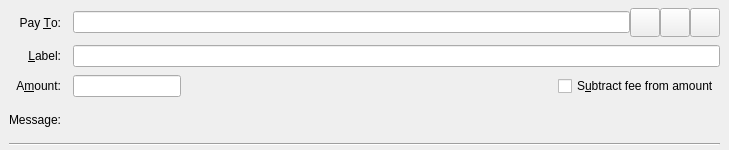
<?xml version="1.0" encoding="UTF-8"?>
<ui version="4.0">
 <class>SendCoinsEntry</class>
 <widget class="QStackedWidget" name="SendCoinsEntry">
  <property name="geometry">
   <rect>
    <x>0</x>
    <y>0</y>
    <width>729</width>
    <height>150</height>
   </rect>
  </property>
  <property name="focusPolicy">
   <enum>Qt::TabFocus</enum>
  </property>
  <property name="autoFillBackground">
   <bool>false</bool>
  </property>
  <widget class="QFrame" name="SendCoins">
   <property name="toolTip">
    <string>This is a normal payment.</string>
   </property>
   <property name="frameShape">
    <enum>QFrame::NoFrame</enum>
   </property>
   <layout class="QGridLayout" name="gridLayout">
    <property name="topMargin">
     <number>8</number>
    </property>
    <property name="bottomMargin">
     <number>4</number>
    </property>
    <property name="horizontalSpacing">
     <number>12</number>
    </property>
    <property name="verticalSpacing">
     <number>8</number>
    </property>
    <item row="0" column="0">
     <widget class="QLabel" name="payToLabel">
      <property name="text">
       <string>Pay &amp;To:</string>
      </property>
      <property name="alignment">
       <set>Qt::AlignRight|Qt::AlignTrailing|Qt::AlignVCenter</set>
      </property>
      <property name="buddy">
       <cstring>payTo</cstring>
      </property>
     </widget>
    </item>
    <item row="0" column="1">
     <layout class="QHBoxLayout" name="payToLayout">
      <property name="spacing">
       <number>0</number>
      </property>
      <item>
       <widget class="QValidatedLineEdit" name="payTo">
        <property name="toolTip">
         <string>The XFS address to send the payment to</string>
        </property>
       </widget>
      </item>
      <item>
       <widget class="QToolButton" name="addressBookButton">
        <property name="toolTip">
         <string>Choose previously used address</string>
        </property>
        <property name="text">
         <string/>
        </property>
        <property name="icon">
         <iconset resource="../bitcoin.qrc">
          <normaloff>:/icons/address-book</normaloff>:/icons/address-book</iconset>
        </property>
        <property name="iconSize">
         <size>
          <width>22</width>
          <height>22</height>
         </size>
        </property>
        <property name="shortcut">
         <string>Alt+A</string>
        </property>
       </widget>
      </item>
      <item>
       <widget class="QToolButton" name="pasteButton">
        <property name="toolTip">
         <string>Paste address from clipboard</string>
        </property>
        <property name="text">
         <string/>
        </property>
        <property name="icon">
         <iconset resource="../bitcoin.qrc">
          <normaloff>:/icons/editpaste</normaloff>:/icons/editpaste</iconset>
        </property>
        <property name="iconSize">
         <size>
          <width>22</width>
          <height>22</height>
         </size>
        </property>
        <property name="shortcut">
         <string>Alt+P</string>
        </property>
       </widget>
      </item>
      <item>
       <widget class="QToolButton" name="deleteButton">
        <property name="toolTip">
         <string>Remove this entry</string>
        </property>
        <property name="text">
         <string/>
        </property>
        <property name="icon">
         <iconset resource="../bitcoin.qrc">
          <normaloff>:/icons/remove</normaloff>:/icons/remove</iconset>
        </property>
        <property name="iconSize">
         <size>
          <width>22</width>
          <height>22</height>
         </size>
        </property>
       </widget>
      </item>
     </layout>
    </item>
    <item row="1" column="0">
     <widget class="QLabel" name="labellLabel">
      <property name="text">
       <string>&amp;Label:</string>
      </property>
      <property name="alignment">
       <set>Qt::AlignRight|Qt::AlignTrailing|Qt::AlignVCenter</set>
      </property>
      <property name="buddy">
       <cstring>addAsLabel</cstring>
      </property>
     </widget>
    </item>
    <item row="1" column="1">
     <widget class="QLineEdit" name="addAsLabel">
      <property name="toolTip">
       <string>Enter a label for this address to add it to the list of used addresses</string>
      </property>
     </widget>
    </item>
    <item row="2" column="0">
     <widget class="QLabel" name="amountLabel">
      <property name="text">
       <string>A&amp;mount:</string>
      </property>
      <property name="alignment">
       <set>Qt::AlignRight|Qt::AlignTrailing|Qt::AlignVCenter</set>
      </property>
      <property name="buddy">
       <cstring>payAmount</cstring>
      </property>
     </widget>
    </item>
    <item row="2" column="1">
     <layout class="QHBoxLayout" name="horizontalLayoutAmount" stretch="0,1">
      <item>
       <widget class="BitcoinAmountField" name="payAmount"/>
      </item>
      <item>
      <widget class="QLabel" name="messageLabel1">
      <property name="text">
         <string> </string>
        </property>
       </widget>
      </item>
      <item>
       <widget class="QCheckBox" name="checkboxSubtractFeeFromAmount">
        <property name="toolTip">
         <string>The fee will be deducted from the amount being sent. The recipient will receive less indexs than you enter in the amount field. If multiple recipients are selected, the fee is split equally.</string>
        </property>
        <property name="text">
         <string>S&amp;ubtract fee from amount</string>
        </property>
       </widget>
      </item>
     </layout>
    </item>
    <item row="3" column="0">
     <widget class="QLabel" name="messageLabel">
      <property name="text">
       <string>Message:</string>
      </property>
      <property name="alignment">
       <set>Qt::AlignRight|Qt::AlignTrailing|Qt::AlignVCenter</set>
      </property>
     </widget>
    </item>
    <item row="3" column="1">
     <widget class="QLabel" name="messageTextLabel">
      <property name="toolTip">
       <string>A message that was attached to the index: URI which will be stored with the transaction for your reference. Note: This message will not be sent over the XFS network.</string>
      </property>
      <property name="textFormat">
       <enum>Qt::PlainText</enum>
      </property>
     </widget>
    </item>
    <item row="4" column="0" colspan="2">
     <widget class="Line" name="line">
      <property name="orientation">
       <enum>Qt::Horizontal</enum>
      </property>
     </widget>
    </item>
   </layout>
  </widget>
  <widget class="QFrame" name="SendCoins_UnauthenticatedPaymentRequest">
   <property name="palette">
    <palette>
     <active>
      <colorrole role="WindowText">
       <brush brushstyle="SolidPattern">
        <color alpha="255">
         <red>0</red>
         <green>0</green>
         <blue>0</blue>
        </color>
       </brush>
      </colorrole>
      <colorrole role="Button">
       <brush brushstyle="SolidPattern">
        <color alpha="255">
         <red>255</red>
         <green>255</green>
         <blue>127</blue>
        </color>
       </brush>
      </colorrole>
      <colorrole role="Light">
       <brush brushstyle="SolidPattern">
        <color alpha="255">
         <red>255</red>
         <green>255</green>
         <blue>255</blue>
        </color>
       </brush>
      </colorrole>
      <colorrole role="Midlight">
       <brush brushstyle="SolidPattern">
        <color alpha="255">
         <red>255</red>
         <green>255</green>
         <blue>191</blue>
        </color>
       </brush>
      </colorrole>
      <colorrole role="Dark">
       <brush brushstyle="SolidPattern">
        <color alpha="255">
         <red>127</red>
         <green>127</green>
         <blue>63</blue>
        </color>
       </brush>
      </colorrole>
      <colorrole role="Mid">
       <brush brushstyle="SolidPattern">
        <color alpha="255">
         <red>170</red>
         <green>170</green>
         <blue>84</blue>
        </color>
       </brush>
      </colorrole>
      <colorrole role="Text">
       <brush brushstyle="SolidPattern">
        <color alpha="255">
         <red>0</red>
         <green>0</green>
         <blue>0</blue>
        </color>
       </brush>
      </colorrole>
      <colorrole role="BrightText">
       <brush brushstyle="SolidPattern">
        <color alpha="255">
         <red>255</red>
         <green>255</green>
         <blue>255</blue>
        </color>
       </brush>
      </colorrole>
      <colorrole role="ButtonText">
       <brush brushstyle="SolidPattern">
        <color alpha="255">
         <red>0</red>
         <green>0</green>
         <blue>0</blue>
        </color>
       </brush>
      </colorrole>
      <colorrole role="Base">
       <brush brushstyle="SolidPattern">
        <color alpha="255">
         <red>255</red>
         <green>255</green>
         <blue>255</blue>
        </color>
       </brush>
      </colorrole>
      <colorrole role="Window">
       <brush brushstyle="SolidPattern">
        <color alpha="255">
         <red>255</red>
         <green>255</green>
         <blue>127</blue>
        </color>
       </brush>
      </colorrole>
      <colorrole role="Shadow">
       <brush brushstyle="SolidPattern">
        <color alpha="255">
         <red>0</red>
         <green>0</green>
         <blue>0</blue>
        </color>
       </brush>
      </colorrole>
      <colorrole role="AlternateBase">
       <brush brushstyle="SolidPattern">
        <color alpha="255">
         <red>255</red>
         <green>255</green>
         <blue>191</blue>
        </color>
       </brush>
      </colorrole>
      <colorrole role="ToolTipBase">
       <brush brushstyle="SolidPattern">
        <color alpha="255">
         <red>255</red>
         <green>255</green>
         <blue>220</blue>
        </color>
       </brush>
      </colorrole>
      <colorrole role="ToolTipText">
       <brush brushstyle="SolidPattern">
        <color alpha="255">
         <red>0</red>
         <green>0</green>
         <blue>0</blue>
        </color>
       </brush>
      </colorrole>
     </active>
     <inactive>
      <colorrole role="WindowText">
       <brush brushstyle="SolidPattern">
        <color alpha="255">
         <red>0</red>
         <green>0</green>
         <blue>0</blue>
        </color>
       </brush>
      </colorrole>
      <colorrole role="Button">
       <brush brushstyle="SolidPattern">
        <color alpha="255">
         <red>255</red>
         <green>255</green>
         <blue>127</blue>
        </color>
       </brush>
      </colorrole>
      <colorrole role="Light">
       <brush brushstyle="SolidPattern">
        <color alpha="255">
         <red>255</red>
         <green>255</green>
         <blue>255</blue>
        </color>
       </brush>
      </colorrole>
      <colorrole role="Midlight">
       <brush brushstyle="SolidPattern">
        <color alpha="255">
         <red>255</red>
         <green>255</green>
         <blue>191</blue>
        </color>
       </brush>
      </colorrole>
      <colorrole role="Dark">
       <brush brushstyle="SolidPattern">
        <color alpha="255">
         <red>127</red>
         <green>127</green>
         <blue>63</blue>
        </color>
       </brush>
      </colorrole>
      <colorrole role="Mid">
       <brush brushstyle="SolidPattern">
        <color alpha="255">
         <red>170</red>
         <green>170</green>
         <blue>84</blue>
        </color>
       </brush>
      </colorrole>
      <colorrole role="Text">
       <brush brushstyle="SolidPattern">
        <color alpha="255">
         <red>0</red>
         <green>0</green>
         <blue>0</blue>
        </color>
       </brush>
      </colorrole>
      <colorrole role="BrightText">
       <brush brushstyle="SolidPattern">
        <color alpha="255">
         <red>255</red>
         <green>255</green>
         <blue>255</blue>
        </color>
       </brush>
      </colorrole>
      <colorrole role="ButtonText">
       <brush brushstyle="SolidPattern">
        <color alpha="255">
         <red>0</red>
         <green>0</green>
         <blue>0</blue>
        </color>
       </brush>
      </colorrole>
      <colorrole role="Base">
       <brush brushstyle="SolidPattern">
        <color alpha="255">
         <red>255</red>
         <green>255</green>
         <blue>255</blue>
        </color>
       </brush>
      </colorrole>
      <colorrole role="Window">
       <brush brushstyle="SolidPattern">
        <color alpha="255">
         <red>255</red>
         <green>255</green>
         <blue>127</blue>
        </color>
       </brush>
      </colorrole>
      <colorrole role="Shadow">
       <brush brushstyle="SolidPattern">
        <color alpha="255">
         <red>0</red>
         <green>0</green>
         <blue>0</blue>
        </color>
       </brush>
      </colorrole>
      <colorrole role="AlternateBase">
       <brush brushstyle="SolidPattern">
        <color alpha="255">
         <red>255</red>
         <green>255</green>
         <blue>191</blue>
        </color>
       </brush>
      </colorrole>
      <colorrole role="ToolTipBase">
       <brush brushstyle="SolidPattern">
        <color alpha="255">
         <red>255</red>
         <green>255</green>
         <blue>220</blue>
        </color>
       </brush>
      </colorrole>
      <colorrole role="ToolTipText">
       <brush brushstyle="SolidPattern">
        <color alpha="255">
         <red>0</red>
         <green>0</green>
         <blue>0</blue>
        </color>
       </brush>
      </colorrole>
     </inactive>
     <disabled>
      <colorrole role="WindowText">
       <brush brushstyle="SolidPattern">
        <color alpha="255">
         <red>127</red>
         <green>127</green>
         <blue>63</blue>
        </color>
       </brush>
      </colorrole>
      <colorrole role="Button">
       <brush brushstyle="SolidPattern">
        <color alpha="255">
         <red>255</red>
         <green>255</green>
         <blue>127</blue>
        </color>
       </brush>
      </colorrole>
      <colorrole role="Light">
       <brush brushstyle="SolidPattern">
        <color alpha="255">
         <red>255</red>
         <green>255</green>
         <blue>255</blue>
        </color>
       </brush>
      </colorrole>
      <colorrole role="Midlight">
       <brush brushstyle="SolidPattern">
        <color alpha="255">
         <red>255</red>
         <green>255</green>
         <blue>191</blue>
        </color>
       </brush>
      </colorrole>
      <colorrole role="Dark">
       <brush brushstyle="SolidPattern">
        <color alpha="255">
         <red>127</red>
         <green>127</green>
         <blue>63</blue>
        </color>
       </brush>
      </colorrole>
      <colorrole role="Mid">
       <brush brushstyle="SolidPattern">
        <color alpha="255">
         <red>170</red>
         <green>170</green>
         <blue>84</blue>
        </color>
       </brush>
      </colorrole>
      <colorrole role="Text">
       <brush brushstyle="SolidPattern">
        <color alpha="255">
         <red>127</red>
         <green>127</green>
         <blue>63</blue>
        </color>
       </brush>
      </colorrole>
      <colorrole role="BrightText">
       <brush brushstyle="SolidPattern">
        <color alpha="255">
         <red>255</red>
         <green>255</green>
         <blue>255</blue>
        </color>
       </brush>
      </colorrole>
      <colorrole role="ButtonText">
       <brush brushstyle="SolidPattern">
        <color alpha="255">
         <red>127</red>
         <green>127</green>
         <blue>63</blue>
        </color>
       </brush>
      </colorrole>
      <colorrole role="Base">
       <brush brushstyle="SolidPattern">
        <color alpha="255">
         <red>255</red>
         <green>255</green>
         <blue>127</blue>
        </color>
       </brush>
      </colorrole>
      <colorrole role="Window">
       <brush brushstyle="SolidPattern">
        <color alpha="255">
         <red>255</red>
         <green>255</green>
         <blue>127</blue>
        </color>
       </brush>
      </colorrole>
      <colorrole role="Shadow">
       <brush brushstyle="SolidPattern">
        <color alpha="255">
         <red>0</red>
         <green>0</green>
         <blue>0</blue>
        </color>
       </brush>
      </colorrole>
      <colorrole role="AlternateBase">
       <brush brushstyle="SolidPattern">
        <color alpha="255">
         <red>255</red>
         <green>255</green>
         <blue>127</blue>
        </color>
       </brush>
      </colorrole>
      <colorrole role="ToolTipBase">
       <brush brushstyle="SolidPattern">
        <color alpha="255">
         <red>255</red>
         <green>255</green>
         <blue>220</blue>
        </color>
       </brush>
      </colorrole>
      <colorrole role="ToolTipText">
       <brush brushstyle="SolidPattern">
        <color alpha="255">
         <red>0</red>
         <green>0</green>
         <blue>0</blue>
        </color>
       </brush>
      </colorrole>
     </disabled>
    </palette>
   </property>
   <property name="toolTip">
    <string>This is an unauthenticated payment request.</string>
   </property>
   <property name="autoFillBackground">
    <bool>true</bool>
   </property>
   <property name="frameShape">
    <enum>QFrame::NoFrame</enum>
   </property>
   <layout class="QGridLayout" name="gridLayout_is">
    <property name="spacing">
     <number>12</number>
    </property>
    <item row="0" column="0">
     <widget class="QLabel" name="payToLabel_is">
      <property name="text">
       <string>Pay To:</string>
      </property>
      <property name="alignment">
       <set>Qt::AlignRight|Qt::AlignTrailing|Qt::AlignVCenter</set>
      </property>
     </widget>
    </item>
    <item row="0" column="1">
     <layout class="QHBoxLayout" name="payToLayout_is">
      <property name="spacing">
       <number>0</number>
      </property>
      <item>
       <widget class="QLabel" name="payTo_is"/>
      </item>
      <item>
       <widget class="QToolButton" name="deleteButton_is">
        <property name="toolTip">
         <string>Remove this entry</string>
        </property>
        <property name="text">
         <string/>
        </property>
        <property name="icon">
         <iconset resource="../bitcoin.qrc">
          <normaloff>:/icons/remove</normaloff>:/icons/remove</iconset>
        </property>
       </widget>
      </item>
     </layout>
    </item>
    <item row="1" column="0">
     <widget class="QLabel" name="memoLabel_is">
      <property name="text">
       <string>Memo:</string>
      </property>
      <property name="alignment">
       <set>Qt::AlignRight|Qt::AlignTrailing|Qt::AlignVCenter</set>
      </property>
     </widget>
    </item>
    <item row="1" column="1">
     <widget class="QLabel" name="memoTextLabel_is">
      <property name="textFormat">
       <enum>Qt::PlainText</enum>
      </property>
     </widget>
    </item>
    <item row="2" column="0">
     <widget class="QLabel" name="amountLabel_is">
      <property name="text">
       <string>A&amp;mount:</string>
      </property>
      <property name="alignment">
       <set>Qt::AlignRight|Qt::AlignTrailing|Qt::AlignVCenter</set>
      </property>
      <property name="buddy">
       <cstring>payAmount_is</cstring>
      </property>
     </widget>
    </item>
    <item row="2" column="1">
     <widget class="BitcoinAmountField" name="payAmount_is">
      <property name="acceptDrops">
       <bool>false</bool>
      </property>
     </widget>
    </item>
   </layout>
  </widget>
  <widget class="QFrame" name="SendCoins_AuthenticatedPaymentRequest">
   <property name="palette">
    <palette>
     <active>
      <colorrole role="WindowText">
       <brush brushstyle="SolidPattern">
        <color alpha="255">
         <red>0</red>
         <green>0</green>
         <blue>0</blue>
        </color>
       </brush>
      </colorrole>
      <colorrole role="Button">
       <brush brushstyle="SolidPattern">
        <color alpha="255">
         <red>140</red>
         <green>232</green>
         <blue>119</blue>
        </color>
       </brush>
      </colorrole>
      <colorrole role="Light">
       <brush brushstyle="SolidPattern">
        <color alpha="255">
         <red>230</red>
         <green>255</green>
         <blue>224</blue>
        </color>
       </brush>
      </colorrole>
      <colorrole role="Midlight">
       <brush brushstyle="SolidPattern">
        <color alpha="255">
         <red>185</red>
         <green>243</green>
         <blue>171</blue>
        </color>
       </brush>
      </colorrole>
      <colorrole role="Dark">
       <brush brushstyle="SolidPattern">
        <color alpha="255">
         <red>70</red>
         <green>116</green>
         <blue>59</blue>
        </color>
       </brush>
      </colorrole>
      <colorrole role="Mid">
       <brush brushstyle="SolidPattern">
        <color alpha="255">
         <red>93</red>
         <green>155</green>
         <blue>79</blue>
        </color>
       </brush>
      </colorrole>
      <colorrole role="Text">
       <brush brushstyle="SolidPattern">
        <color alpha="255">
         <red>0</red>
         <green>0</green>
         <blue>0</blue>
        </color>
       </brush>
      </colorrole>
      <colorrole role="BrightText">
       <brush brushstyle="SolidPattern">
        <color alpha="255">
         <red>155</red>
         <green>255</green>
         <blue>147</blue>
        </color>
       </brush>
      </colorrole>
      <colorrole role="ButtonText">
       <brush brushstyle="SolidPattern">
        <color alpha="255">
         <red>0</red>
         <green>0</green>
         <blue>0</blue>
        </color>
       </brush>
      </colorrole>
      <colorrole role="Base">
       <brush brushstyle="SolidPattern">
        <color alpha="255">
         <red>119</red>
         <green>255</green>
         <blue>233</blue>
        </color>
       </brush>
      </colorrole>
      <colorrole role="Window">
       <brush brushstyle="SolidPattern">
        <color alpha="255">
         <red>140</red>
         <green>232</green>
         <blue>119</blue>
        </color>
       </brush>
      </colorrole>
      <colorrole role="Shadow">
       <brush brushstyle="SolidPattern">
        <color alpha="255">
         <red>0</red>
         <green>0</green>
         <blue>0</blue>
        </color>
       </brush>
      </colorrole>
      <colorrole role="AlternateBase">
       <brush brushstyle="SolidPattern">
        <color alpha="255">
         <red>197</red>
         <green>243</green>
         <blue>187</blue>
        </color>
       </brush>
      </colorrole>
      <colorrole role="NoRole">
       <brush brushstyle="SolidPattern">
        <color alpha="255">
         <red>125</red>
         <green>194</green>
         <blue>122</blue>
        </color>
       </brush>
      </colorrole>
      <colorrole role="ToolTipBase">
       <brush brushstyle="SolidPattern">
        <color alpha="255">
         <red>255</red>
         <green>255</green>
         <blue>220</blue>
        </color>
       </brush>
      </colorrole>
      <colorrole role="ToolTipText">
       <brush brushstyle="SolidPattern">
        <color alpha="255">
         <red>0</red>
         <green>0</green>
         <blue>0</blue>
        </color>
       </brush>
      </colorrole>
     </active>
     <inactive>
      <colorrole role="WindowText">
       <brush brushstyle="SolidPattern">
        <color alpha="255">
         <red>0</red>
         <green>0</green>
         <blue>0</blue>
        </color>
       </brush>
      </colorrole>
      <colorrole role="Button">
       <brush brushstyle="SolidPattern">
        <color alpha="255">
         <red>140</red>
         <green>232</green>
         <blue>119</blue>
        </color>
       </brush>
      </colorrole>
      <colorrole role="Light">
       <brush brushstyle="SolidPattern">
        <color alpha="255">
         <red>230</red>
         <green>255</green>
         <blue>224</blue>
        </color>
       </brush>
      </colorrole>
      <colorrole role="Midlight">
       <brush brushstyle="SolidPattern">
        <color alpha="255">
         <red>185</red>
         <green>243</green>
         <blue>171</blue>
        </color>
       </brush>
      </colorrole>
      <colorrole role="Dark">
       <brush brushstyle="SolidPattern">
        <color alpha="255">
         <red>70</red>
         <green>116</green>
         <blue>59</blue>
        </color>
       </brush>
      </colorrole>
      <colorrole role="Mid">
       <brush brushstyle="SolidPattern">
        <color alpha="255">
         <red>93</red>
         <green>155</green>
         <blue>79</blue>
        </color>
       </brush>
      </colorrole>
      <colorrole role="Text">
       <brush brushstyle="SolidPattern">
        <color alpha="255">
         <red>0</red>
         <green>0</green>
         <blue>0</blue>
        </color>
       </brush>
      </colorrole>
      <colorrole role="BrightText">
       <brush brushstyle="SolidPattern">
        <color alpha="255">
         <red>155</red>
         <green>255</green>
         <blue>147</blue>
        </color>
       </brush>
      </colorrole>
      <colorrole role="ButtonText">
       <brush brushstyle="SolidPattern">
        <color alpha="255">
         <red>0</red>
         <green>0</green>
         <blue>0</blue>
        </color>
       </brush>
      </colorrole>
      <colorrole role="Base">
       <brush brushstyle="SolidPattern">
        <color alpha="255">
         <red>119</red>
         <green>255</green>
         <blue>233</blue>
        </color>
       </brush>
      </colorrole>
      <colorrole role="Window">
       <brush brushstyle="SolidPattern">
        <color alpha="255">
         <red>140</red>
         <green>232</green>
         <blue>119</blue>
        </color>
       </brush>
      </colorrole>
      <colorrole role="Shadow">
       <brush brushstyle="SolidPattern">
        <color alpha="255">
         <red>0</red>
         <green>0</green>
         <blue>0</blue>
        </color>
       </brush>
      </colorrole>
      <colorrole role="AlternateBase">
       <brush brushstyle="SolidPattern">
        <color alpha="255">
         <red>197</red>
         <green>243</green>
         <blue>187</blue>
        </color>
       </brush>
      </colorrole>
      <colorrole role="NoRole">
       <brush brushstyle="SolidPattern">
        <color alpha="255">
         <red>125</red>
         <green>194</green>
         <blue>122</blue>
        </color>
       </brush>
      </colorrole>
      <colorrole role="ToolTipBase">
       <brush brushstyle="SolidPattern">
        <color alpha="255">
         <red>255</red>
         <green>255</green>
         <blue>220</blue>
        </color>
       </brush>
      </colorrole>
      <colorrole role="ToolTipText">
       <brush brushstyle="SolidPattern">
        <color alpha="255">
         <red>0</red>
         <green>0</green>
         <blue>0</blue>
        </color>
       </brush>
      </colorrole>
     </inactive>
     <disabled>
      <colorrole role="WindowText">
       <brush brushstyle="SolidPattern">
        <color alpha="255">
         <red>70</red>
         <green>116</green>
         <blue>59</blue>
        </color>
       </brush>
      </colorrole>
      <colorrole role="Button">
       <brush brushstyle="SolidPattern">
        <color alpha="255">
         <red>140</red>
         <green>232</green>
         <blue>119</blue>
        </color>
       </brush>
      </colorrole>
      <colorrole role="Light">
       <brush brushstyle="SolidPattern">
        <color alpha="255">
         <red>230</red>
         <green>255</green>
         <blue>224</blue>
        </color>
       </brush>
      </colorrole>
      <colorrole role="Midlight">
       <brush brushstyle="SolidPattern">
        <color alpha="255">
         <red>185</red>
         <green>243</green>
         <blue>171</blue>
        </color>
       </brush>
      </colorrole>
      <colorrole role="Dark">
       <brush brushstyle="SolidPattern">
        <color alpha="255">
         <red>70</red>
         <green>116</green>
         <blue>59</blue>
        </color>
       </brush>
      </colorrole>
      <colorrole role="Mid">
       <brush brushstyle="SolidPattern">
        <color alpha="255">
         <red>93</red>
         <green>155</green>
         <blue>79</blue>
        </color>
       </brush>
      </colorrole>
      <colorrole role="Text">
       <brush brushstyle="SolidPattern">
        <color alpha="255">
         <red>70</red>
         <green>116</green>
         <blue>59</blue>
        </color>
       </brush>
      </colorrole>
      <colorrole role="BrightText">
       <brush brushstyle="SolidPattern">
        <color alpha="255">
         <red>155</red>
         <green>255</green>
         <blue>147</blue>
        </color>
       </brush>
      </colorrole>
      <colorrole role="ButtonText">
       <brush brushstyle="SolidPattern">
        <color alpha="255">
         <red>70</red>
         <green>116</green>
         <blue>59</blue>
        </color>
       </brush>
      </colorrole>
      <colorrole role="Base">
       <brush brushstyle="SolidPattern">
        <color alpha="255">
         <red>140</red>
         <green>232</green>
         <blue>119</blue>
        </color>
       </brush>
      </colorrole>
      <colorrole role="Window">
       <brush brushstyle="SolidPattern">
        <color alpha="255">
         <red>140</red>
         <green>232</green>
         <blue>119</blue>
        </color>
       </brush>
      </colorrole>
      <colorrole role="Shadow">
       <brush brushstyle="SolidPattern">
        <color alpha="255">
         <red>0</red>
         <green>0</green>
         <blue>0</blue>
        </color>
       </brush>
      </colorrole>
      <colorrole role="AlternateBase">
       <brush brushstyle="SolidPattern">
        <color alpha="255">
         <red>140</red>
         <green>232</green>
         <blue>119</blue>
        </color>
       </brush>
      </colorrole>
      <colorrole role="NoRole">
       <brush brushstyle="SolidPattern">
        <color alpha="255">
         <red>125</red>
         <green>194</green>
         <blue>122</blue>
        </color>
       </brush>
      </colorrole>
      <colorrole role="ToolTipBase">
       <brush brushstyle="SolidPattern">
        <color alpha="255">
         <red>255</red>
         <green>255</green>
         <blue>220</blue>
        </color>
       </brush>
      </colorrole>
      <colorrole role="ToolTipText">
       <brush brushstyle="SolidPattern">
        <color alpha="255">
         <red>0</red>
         <green>0</green>
         <blue>0</blue>
        </color>
       </brush>
      </colorrole>
     </disabled>
    </palette>
   </property>
   <property name="toolTip">
    <string>This is an authenticated payment request.</string>
   </property>
   <property name="autoFillBackground">
    <bool>true</bool>
   </property>
   <property name="frameShape">
    <enum>QFrame::NoFrame</enum>
   </property>
   <layout class="QGridLayout" name="gridLayout_s">
    <property name="spacing">
     <number>12</number>
    </property>
    <item row="0" column="0">
     <widget class="QLabel" name="payToLabel_s">
      <property name="text">
       <string>Pay To:</string>
      </property>
      <property name="alignment">
       <set>Qt::AlignRight|Qt::AlignTrailing|Qt::AlignVCenter</set>
      </property>
     </widget>
    </item>
    <item row="0" column="1">
     <layout class="QHBoxLayout" name="payToLayout_s">
      <property name="spacing">
       <number>0</number>
      </property>
      <item>
       <widget class="QLabel" name="payTo_s">
        <property name="textFormat">
         <enum>Qt::PlainText</enum>
        </property>
       </widget>
      </item>
      <item>
       <widget class="QToolButton" name="deleteButton_s">
        <property name="toolTip">
         <string>Remove this entry</string>
        </property>
        <property name="text">
         <string/>
        </property>
        <property name="icon">
         <iconset resource="../bitcoin.qrc">
          <normaloff>:/icons/remove</normaloff>:/icons/remove</iconset>
        </property>
       </widget>
      </item>
     </layout>
    </item>
    <item row="1" column="0">
     <widget class="QLabel" name="memoLabel_s">
      <property name="text">
       <string>Memo:</string>
      </property>
      <property name="alignment">
       <set>Qt::AlignRight|Qt::AlignTrailing|Qt::AlignVCenter</set>
      </property>
     </widget>
    </item>
    <item row="1" column="1">
     <widget class="QLabel" name="memoTextLabel_s">
      <property name="textFormat">
       <enum>Qt::PlainText</enum>
      </property>
     </widget>
    </item>
    <item row="2" column="0">
     <widget class="QLabel" name="amountLabel_s">
      <property name="text">
       <string>A&amp;mount:</string>
      </property>
      <property name="alignment">
       <set>Qt::AlignRight|Qt::AlignTrailing|Qt::AlignVCenter</set>
      </property>
      <property name="buddy">
       <cstring>payAmount_s</cstring>
      </property>
     </widget>
    </item>
    <item row="2" column="1">
     <widget class="BitcoinAmountField" name="payAmount_s">
      <property name="acceptDrops">
       <bool>false</bool>
      </property>
     </widget>
    </item>
   </layout>
  </widget>
 </widget>
 <customwidgets>
  <customwidget>
   <class>QValidatedLineEdit</class>
   <extends>QLineEdit</extends>
   <header>qvalidatedlineedit.h</header>
  </customwidget>
  <customwidget>
   <class>BitcoinAmountField</class>
   <extends>QLineEdit</extends>
   <header>bitcoinamountfield.h</header>
  </customwidget>
 </customwidgets>
 <tabstops>
  <tabstop>payTo</tabstop>
  <tabstop>addressBookButton</tabstop>
  <tabstop>pasteButton</tabstop>
  <tabstop>deleteButton</tabstop>
  <tabstop>addAsLabel</tabstop>
  <tabstop>payAmount</tabstop>
  <tabstop>payAmount_is</tabstop>
  <tabstop>deleteButton_is</tabstop>
  <tabstop>payAmount_s</tabstop>
  <tabstop>deleteButton_s</tabstop>
 </tabstops>
 <resources>
  <include location="../bitcoin.qrc"/>
 </resources>
 <connections/>
</ui>
